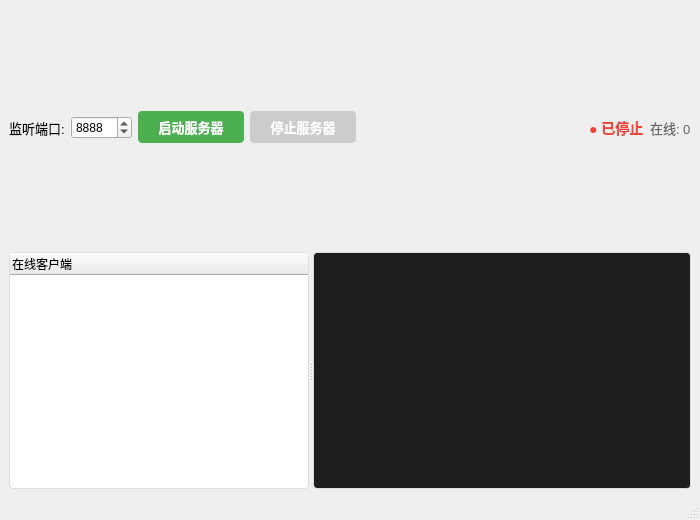
<?xml version="1.0" encoding="UTF-8"?>
<ui version="4.0">
 <class>ServerMainWindow</class>
 <widget class="QMainWindow" name="ServerMainWindow">
  <property name="geometry">
   <rect><x>0</x><y>0</y><width>700</width><height>520</height></rect>
  </property>
  <property name="windowTitle">
   <string>聊天服务器管理</string>
  </property>
  <widget class="QWidget" name="centralWidget">
   <layout class="QVBoxLayout" name="mainLayout">
    <item>
     <layout class="QHBoxLayout" name="controlLayout">
      <item>
       <widget class="QLabel" name="portLabel">
        <property name="text"><string>监听端口:</string></property>
        <property name="styleSheet"><string>font-size:13px;</string></property>
       </widget>
      </item>
      <item>
       <widget class="QSpinBox" name="portSpinBox">
        <property name="minimum"><number>1024</number></property>
        <property name="maximum"><number>65535</number></property>
        <property name="value"><number>8888</number></property>
        <property name="suffix"><string/>
        </property>
       </widget>
      </item>
      <item>
       <widget class="QPushButton" name="startBtn">
        <property name="text"><string>启动服务器</string></property>
        <property name="styleSheet">
         <string>QPushButton { padding:6px 20px; background:#4caf50; color:white;
          border-radius:4px; font-size:13px; font-weight:bold; }
          QPushButton:hover { background:#45a049; }
          QPushButton:disabled { background:#ccc; }</string>
        </property>
       </widget>
      </item>
      <item>
       <widget class="QPushButton" name="stopBtn">
        <property name="text"><string>停止服务器</string></property>
        <property name="enabled"><bool>false</bool></property>
        <property name="styleSheet">
         <string>QPushButton { padding:6px 20px; background:#f44336; color:white;
          border-radius:4px; font-size:13px; font-weight:bold; }
          QPushButton:hover { background:#d32f2f; }
          QPushButton:disabled { background:#ccc; }</string>
        </property>
       </widget>
      </item>
      <item>
       <spacer name="controlSpacer">
        <property name="orientation"><enum>Qt::Horizontal</enum></property>
        <property name="sizeHint"><size><width>40</width><height>20</height></size></property>
       </spacer>
      </item>
      <item>
       <widget class="QLabel" name="statusTag">
        <property name="text"><string>● 已停止</string></property>
        <property name="styleSheet"><string>color:#f44336; font-size:14px; font-weight:bold;</string></property>
       </widget>
      </item>
      <item>
       <widget class="QLabel" name="countLabel">
        <property name="text"><string>在线: 0</string></property>
        <property name="styleSheet"><string>font-size:13px; color:#666;</string></property>
       </widget>
      </item>
     </layout>
    </item>
    <item>
     <widget class="QSplitter" name="mainSplitter">
      <property name="orientation"><enum>Qt::Horizontal</enum></property>
      <widget class="QTreeWidget" name="clientTree">
       <property name="minimumSize"><size><width>180</width><height>0</height></size></property>
       <property name="maximumSize"><size><width>300</width><height>16777215</height></size></property>
       <property name="styleSheet">
        <string>QTreeWidget { border:1px solid #ddd; border-radius:4px; background:white; }
         QTreeWidget::item { padding:3px; }</string>
       </property>
       <column>
        <property name="text"><string>在线客户端</string></property>
       </column>
      </widget>
      <widget class="QTextEdit" name="logView">
       <property name="readOnly"><bool>true</bool></property>
       <property name="styleSheet">
        <string>QTextEdit { border:1px solid #ddd; border-radius:4px;
         background:#1e1e1e; color:#d4d4d4; font-family:Consolas,monospace;
         font-size:12px; padding:6px; }</string>
       </property>
      </widget>
     </widget>
    </item>
   </layout>
  </widget>
  <widget class="QStatusBar" name="statusBar"/>
 </widget>
 <resources/>
 <connections/>
</ui>
